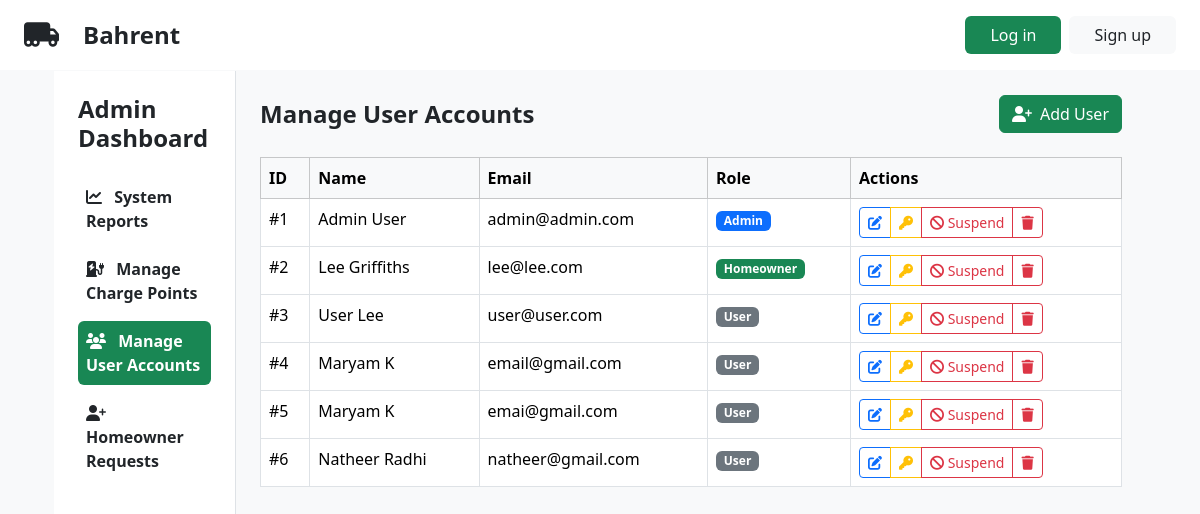
The app's page /admin.php?section=users, older data.
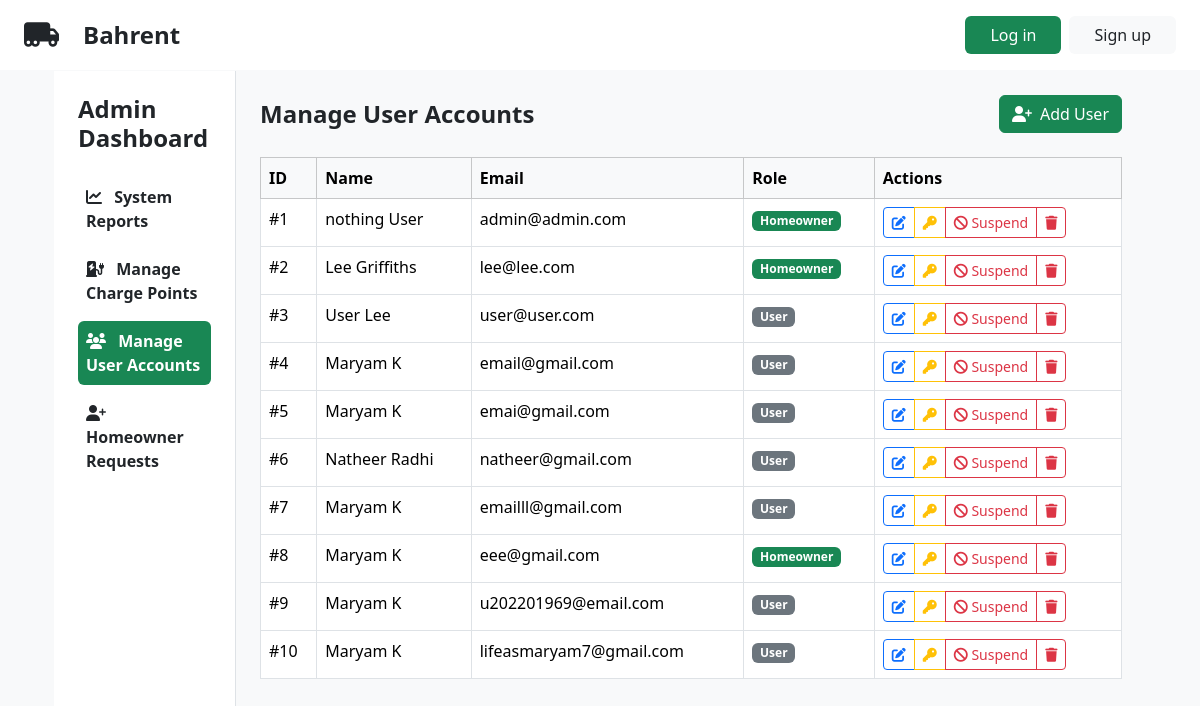
The same page, newer data.
### tables this page shows
CREATE TABLE `users` (
  `user_id` int(11) NOT NULL,
  `email` varchar(255) NOT NULL,
  `password` varchar(255) NOT NULL,
  `first_name` varchar(50) NOT NULL,
  `last_name` varchar(50) NOT NULL,
  `role` enum('admin','homeowner','user') NOT NULL,
  `suspended` tinyint(1) NOT NULL DEFAULT 0
);

### controllers/AdminController.php (called while the page is built, shortened)
<?php
require_once __DIR__ . '/../models/User.php';
class AdminController extends BaseController
{
    public function index(): void
    {
        $this->activeSection = $_GET['section'] ?? 'reports';
        switch ($this->activeSection) {
            case 'users':
                $sectionContent = $this->manageUserAccounts();
                break;
        }
    }
    private function manageUserAccounts(): string
    {
        require __DIR__ . '/../views/admin/sections/user_accounts.phtml';
        return ob_get_clean();
    }
}

### models/User.php (called while the page is built, shortened)
<?php
class User
{
    public $suspended;
    public function __construct(
        $id,
        $firstName,
        $lastName,
        $email,
        $role,
        $suspended = false
    ) {
        $this->id = $id;
        $this->firstName = $firstName;
        $this->lastName = $lastName;
        $this->email = $email;
        $this->role = $role;
        $this->suspended = $suspended;
    }
    private static function fromRow($row)
    {
        return new User(
            $row['user_id'],
            $row['first_name'],
            $row['last_name'],
            $row['email'],
            $row['role'],
            (bool)$row['suspended']
        );
    }
    public static function getAll()
    {
        $conn = Database::getInstance()->getConnection();
        $stmt = $conn->prepare("SELECT * FROM users");
        $stmt->execute();
        $users = [];
        while ($row = $stmt->fetch(PDO::FETCH_ASSOC)) {
            $users[] = self::fromRow($row);
        }
        return $users;
    }
    public function isSuspended()
    {
        return $this->suspended;
    }
}

### views/admin/sections/user_accounts.phtml (the view, shortened to what the rows shown need)
<?php
require_once __DIR__ . '/../../../models/User.php';
$users = User::getAll();
?>
<div class="d-flex justify-content-between align-items-center mb-4">
    <h2 class="fs-4 fw-bold mb-0">Manage User Accounts</h2>
</div>
<div class="table-responsive">
    <table class="table table-bordered" id="usersTable">
        <thead class="table-light">
            <tr>
                <th>ID</th>
                <th>Name</th>
                <th>Email</th>
                <th>Role</th>
                <th>Actions</th>
            </tr>
        </thead>
        <tbody>
            <?php foreach ($users as $user): ?>
                <tr>
                    <td>#<?= htmlspecialchars($user->id) ?></td>
                    <td><?= htmlspecialchars($user->firstName . ' ' . $user->lastName) ?></td>
                    <td><?= htmlspecialchars($user->email) ?></td>
                    <td>
                        <?php
                        if ($user->role === 'admin') {
                            $roleClass = 'bg-primary';
                        } elseif ($user->role === 'homeowner') {
                            $roleClass = 'bg-success';
                        } else {
                            $roleClass = 'bg-secondary';
                        }
                        ?>
                        <span class="badge <?= $roleClass ?>">
                            <?= ucfirst(htmlspecialchars($user->role)) ?>
                        </span>
                    </td>
                    <td>
                        <div class="btn-group btn-group-sm">
                            <button type="button" class="btn btn-outline-primary"
                                data-bs-toggle="modal"
                                data-bs-target="#editUserModal"
                                data-user-id="<?= htmlspecialchars($user->id) ?>"
                                data-first-name="<?= htmlspecialchars($user->firstName) ?>"
                                data-last-name="<?= htmlspecialchars($user->lastName) ?>"
                                data-email="<?= htmlspecialchars($user->email) ?>"
                                data-role="<?= htmlspecialchars($user->role) ?>"
                                title="Edit">
                                <i class="fa-solid fa-edit"></i>
                            </button>
                            <button type="button" class="btn btn-outline-warning"
                                data-bs-toggle="modal"
                                data-bs-target="#resetPasswordModal"
                                data-user-id="<?= htmlspecialchars($user->id) ?>"
                                title="Reset Password">
                                <i class="fa-solid fa-key"></i>
                            </button>
                            <?php if ($user->isSuspended() == true): ?>
                                <button class="btn btn-danger suspend-user" data-user-id="<?= $user->id ?>">
                                    <i class="fa-solid fa-check"></i> Suspended
                                </button>
                            <?php else: ?>
                                <button class="btn btn-outline-danger suspend-user" data-user-id="<?= $user->id ?>">
                                    <i class="fa-solid fa-ban"></i> Suspend
                                </button>
                            <?php endif; ?>
                            <button type="button" class="btn btn-outline-danger delete-user"
                                data-user-id="<?= htmlspecialchars($user->id) ?>"
                                title="Delete">
                                <i class="fa-solid fa-trash"></i>
                            </button>
                        </div>
                    </td>
                </tr>
            <?php endforeach; ?>
        </tbody>
    </table>
</div>

Row changes from the older to the newer data that the page shows:
changed users "admin@admin.com": first_name+last_name "Admin User" → "nothing User"; role "Admin" → "Homeowner"
added users: user_id "7", first_name+last_name "Maryam K", email "emailll@gmail.com", role "User"
added users: user_id "8", first_name+last_name "Maryam K", email "eee@gmail.com", role "Homeowner"
added users: user_id "9", first_name+last_name "Maryam K", email "u202201969@email.com", role "User"
added users: user_id "10", first_name+last_name "Maryam K", email "lifeasmaryam7@gmail.com", role "User"
